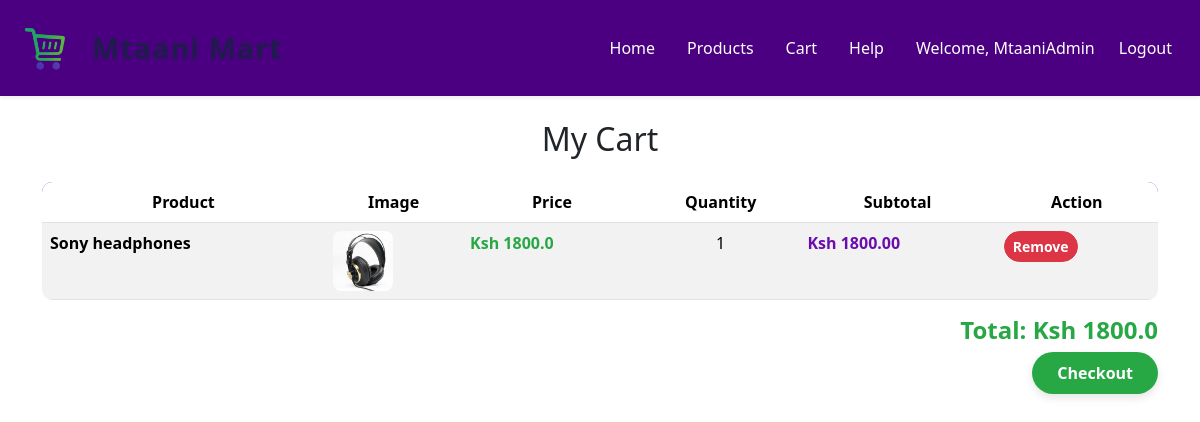
The page /cart/ (signed in) on the database as committed earlier.
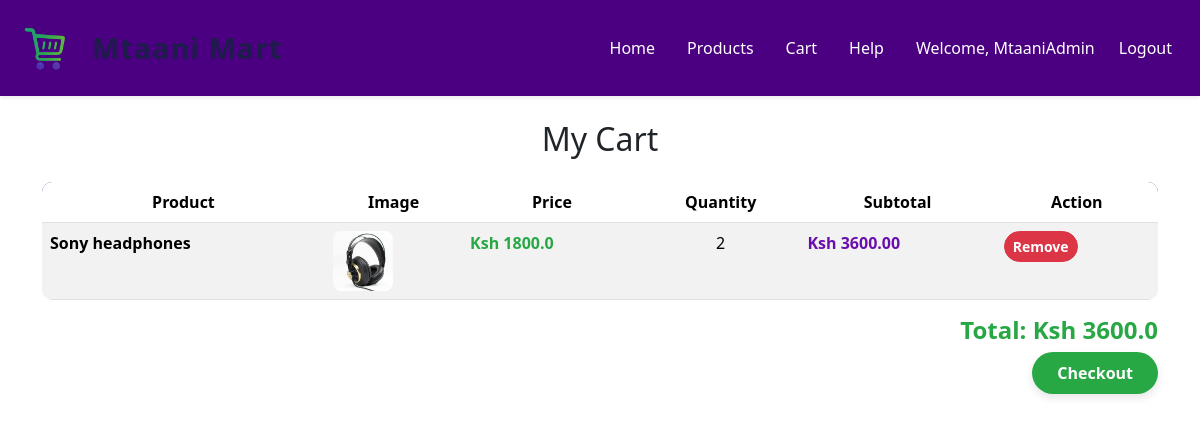
The same page on the database as committed later.
### ProductApp/models.py (models this page shows, shortened)
class CartItem(models.Model):
    user = models.ForeignKey(User, on_delete=models.CASCADE)   # 👈 now properly inside the class
    product = models.ForeignKey(Product, on_delete=models.CASCADE)
    quantity = models.PositiveIntegerField(default=1)
    @property
    def subtotal(self):
        return self.product.price * self.quantity

class Product(models.Model):
    name = models.CharField(max_length=100)
    description = models.CharField(max_length=255)
    price = models.FloatField()
    stock = models.IntegerField(null=True, blank=True)
    image = models.ImageField(upload_to='product_images/', null=True, blank=True)
    owner = models.ForeignKey(User, on_delete=models.CASCADE, null=True, blank=True)
    created_at = models.DateField(auto_now_add=True)
    updated_at = models.DateField(auto_now=True)

### ProductApp/views.py (the view)
# urls.py: path("cart/", views.cart, name="cart"),
@login_required
def cart(request):
    cart_items = CartItem.objects.filter(user=request.user)
    total = sum(item.product.price * item.quantity for item in cart_items)
    return render(request, 'ProductApp/cart.html', {"cart_items": cart_items, "total": total})

### ProductApp/templates/ProductApp/cart.html (shortened to what this page needs)
{% extends "main.html" %}
{% block content %}
<h2 class="text-center my-4 ">My Cart</h2>
<div class="container">
    {% if cart_items %}
    <table class="table table-striped" style="border-radius:10px; overflow:hidden;">
        <thead style="background-color:#6a0dad; color:white; text-align:center;">
            <tr>
                <th>Product</th>
                <th>Image</th>
                <th>Price</th>
                <th>Quantity</th>
                <th>Subtotal</th>
                <th>Action</th>
            </tr>
        </thead>
        <tbody>
            {% for item in cart_items %}
            <tr>
                <td style="font-weight:600;">{{ item.product.name }}</td>
                <td>
                    {% if item.product.image %}
                    <img src="{{ item.product.image.url }}" alt="{{ item.product.name }}"
                        style="width:60px; height:60px; object-fit:cover; border-radius:8px;">
                    {% endif %}
                </td>
                <td style="color:#28a745; font-weight:bold;">Ksh {{ item.product.price }}</td>
                <td style="text-align:center;">{{ item.quantity }}</td>
                <td style="color:#6a0dad; font-weight:bold;">
                    Ksh {{ item.subtotal|floatformat:2 }}
                </td>
                <td>
                    <a href="{% url 'remove_from_cart' item.id %}" class="btn btn-danger btn-sm"
                        style="border-radius:20px; font-weight:bold;">
                        Remove
                    </a>
                </td>
            </tr>
            {% endfor %}
        </tbody>
    </table>
    <h4 class="text-end" style="color:#28a745; font-weight:bold;">
        Total: Ksh {{ total }}
    </h4>
    <div class="text-end mt-3">
        <a href="{% url 'checkout' %}" class="text-decoration-none" style="background-color:#28a745; color:white; padding:10px 25px; border:none; border-radius:30px; font-weight:bold; box-shadow:0 4px 8px rgba(0,0,0,0.1);">Checkout</a
    </div>
    {% else %}
    <p class="text-center">Your cart is empty.</p>
    {% endif %}
</div>
{% endblock %}

Rows that differ between the two databases and show on the page:
changed CartItem "Sony headphones": quantity "1" → "2"; subtotal "1800.00" → "3600.00"
Other text that changed with them:
{{ total }}: "1800.0" → "3600.0"
